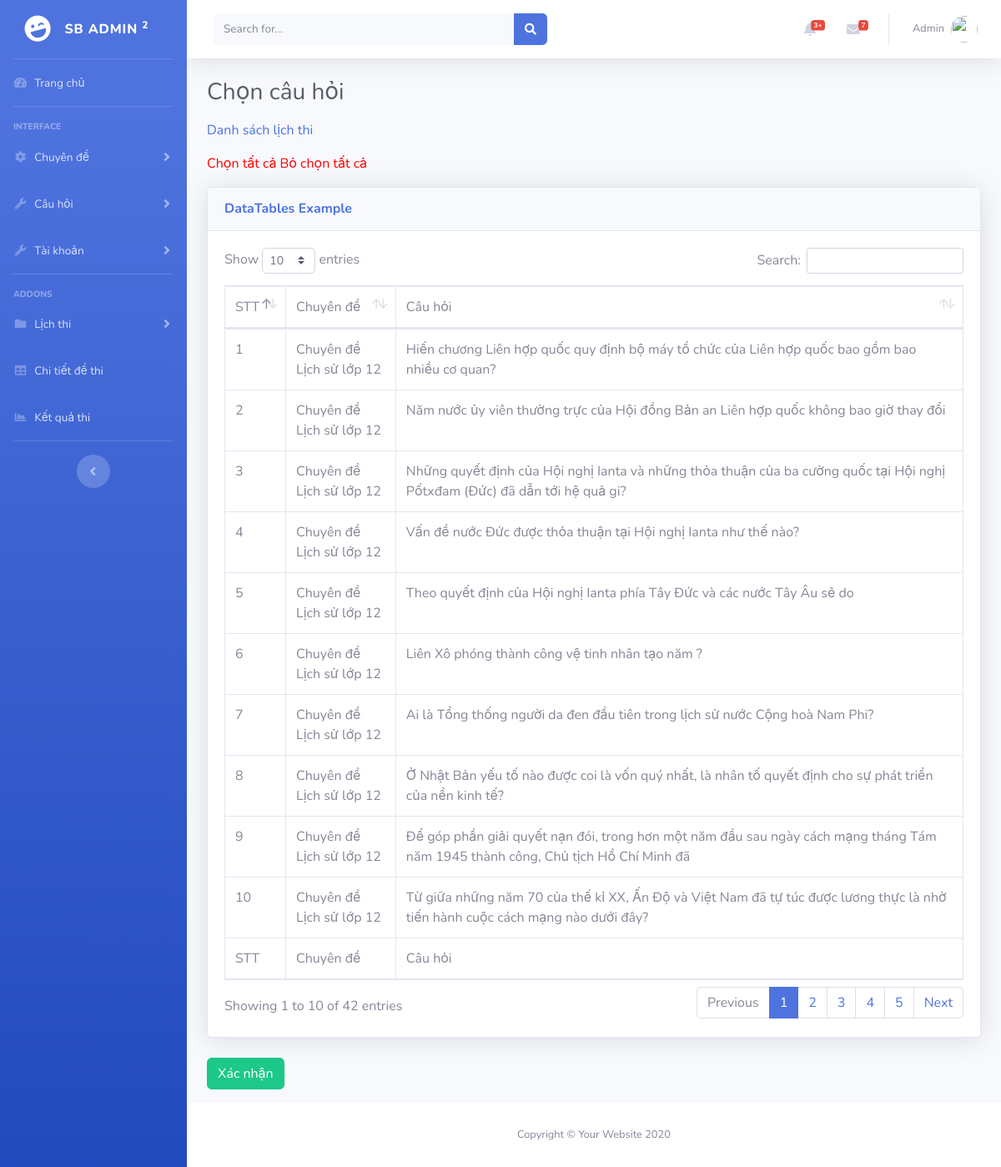
The app's page /WebThiTracNghiem/admin/index.php?act=chon_cauhoi (signed in) with its own data.
### tables this page shows
CREATE TABLE `cauhoi` (
  `id_ch` int(11) NOT NULL,
  `content` varchar(500) NOT NULL COMMENT 'Nội dung câu hỏi (Đề bài)',
  `image` varchar(50) DEFAULT NULL,
  `id_cd` int(11) NOT NULL
);

CREATE TABLE `chuyende` (
  `id_cd` int(11) NOT NULL,
  `name` varchar(255) NOT NULL COMMENT 'Tên chuyên đề',
  `image_cd` varchar(255) DEFAULT NULL
);

### WebThiTracNghiem/model/pdo.php (called while the page is built, shortened)
<?php
function pdo_get_connection(){
    $servername = "localhost";
    $username = "root";
    $password = "";
    try {
        $conn = new PDO("mysql:host=$servername;dbname=xuongth01_02", $username, $password);
        $conn->setAttribute(PDO::ATTR_ERRMODE, PDO::ERRMODE_EXCEPTION);
        return $conn;
    } catch(PDOException $e) {
        echo "Connection failed: " . $e->getMessage();
    }
}
function pdo_query($sql){
    $sql_args=array_slice(func_get_args(),1);
    try{
        $conn=pdo_get_connection();
        $stmt=$conn->prepare($sql);
        $stmt->execute($sql_args);
        $rows=$stmt->fetchAll();
        return $rows;
    }
    catch(PDOException $e){
        throw $e;
    }
    finally{
        unset($conn);
    }
}
?>

### WebThiTracNghiem/model/cauhoi.php (called while the page is built, shortened)
<?php
function loadall_cauhoi($id_cd = null)
{
    $sql = "SELECT cauhoi.*,
            chuyende.name AS ten_cd
    from cauhoi
    JOIN chuyende ON cauhoi.id_cd = chuyende.id_cd
     order by id_cd desc";
    $result = pdo_query($sql);
    return $result;
}

### WebThiTracNghiem/admin/lichthi/chon-cauhoi.php (the view, shortened to what this page needs)
<div class="container-fluid">
    <h1 class="h3 mb-3 text-gray-800">Chọn câu hỏi</h1>
    <p class="mb-3"><a  href="?act=dslt">Danh sách lịch thi</a></p>
    <form method="post" action="?act=chon_cauhoi">
<div class="mb-3" >
<a  style="color: red;" href="javascript:void(0)" onclick="selectAllCheckboxes()">Chọn tất cả</a>
    <a   style="color: red;" href="">Bỏ chọn tất cả</a>
</div>
    <div class="card shadow mb-4">
        <div class="card-header py-3">
            <h6 class="m-0 font-weight-bold text-primary">DataTables Example</h6>
        </div>
            <div class="card-body">
                <div class="table-responsive">
                    <table class="table table-bordered" id="dataTable" width="100%" cellspacing="0">
                        <thead>
                            <tr>
                                <td>STT</td>
                                <td class='chuyen_de'>Chuyên đề</td>
                                <td class='cau_hoi'>Câu hỏi</td>
                            </tr>
                        </thead>
                        <tfoot>
                            <tr>
                                <td>STT</td>
                                <td class='chuyen_de'>Chuyên đề</td>
                                <td class='cau_hoi'>Câu hỏi</td>
                            </tr>
                        </tfoot>
                        <tbody>
                            <?php foreach ($listcauhoi as $key => $value) : extract($value) ?>
                                <tr>
                                    <td><?= $key + 1 ?></td>
                                    <td><?= $ten_cd ?></td>
                                    <td><?= $content ?></td>
                                </tr>
                            <?php endforeach; ?>
                        </tbody>
                    </table>
                </div>
            </div>
    </div>
<div class="mb-3">
<button type="submit" class="btn btn-success" name="btnSubmit">Xác nhận</button>
</div>
</form>
</div>
</div>

### records on screen
cauhoi: id_cd.name "Chuyên đề Lịch sử lớp 12", content "Hiến chương Liên hợp quốc quy định bộ máy tổ chức của Liên hợp quốc bao gồm bao nhiều cơ quan?"
cauhoi: id_cd.name "Chuyên đề Lịch sử lớp 12", content "Năm nước ủy viên thường trực của Hội đồng Bản an Liên hợp quốc không bao giờ thay đổi"
cauhoi: id_cd.name "Chuyên đề Lịch sử lớp 12", content "Những quyết định của Hội nghị Ianta và những thỏa thuận của ba cường quốc tại Hội nghị Pốtxđam (Đức) đã dẫn tới hệ quả gi?"
cauhoi: id_cd.name "Chuyên đề Lịch sử lớp 12", content "Vấn đề nước Đức được thỏa thuận tại Hội nghị Ianta như thế nào?"
cauhoi: id_cd.name "Chuyên đề Lịch sử lớp 12", content "Theo quyết định của Hội nghị Ianta phía Tây Đức và các nước Tây Âu sẽ do"
cauhoi: id_cd.name "Chuyên đề Lịch sử lớp 12", content "Liên Xô phóng thành công vệ tinh nhân tạo năm ?"
cauhoi: id_cd.name "Chuyên đề Lịch sử lớp 12", content "Ai là Tổng thống người da đen đầu tiên trong lịch sử nước Cộng hoà Nam Phi?"
cauhoi: id_cd.name "Chuyên đề Lịch sử lớp 12", content "Ở Nhật Bản yếu tố nào được coi là vốn quý nhất, là nhân tố quyết định cho sự phát triển của nền kinh tế?"
cauhoi: id_cd.name "Chuyên đề Lịch sử lớp 12", content "Để góp phần giải quyết nạn đói, trong hơn một năm đầu sau ngày cách mạng tháng Tám năm 1945 thành công, Chủ tịch Hồ Chí Minh đã"
cauhoi: id_cd.name "Chuyên đề Lịch sử lớp 12", content "Từ giữa những năm 70 của thế kỉ XX, Ấn Độ và Việt Nam đã tự túc được lương thực là nhờ tiến hành cuộc cách mạng nào dưới đây?"

### other values on screen
$_SESSION['user']['fullname'] "Admin"
